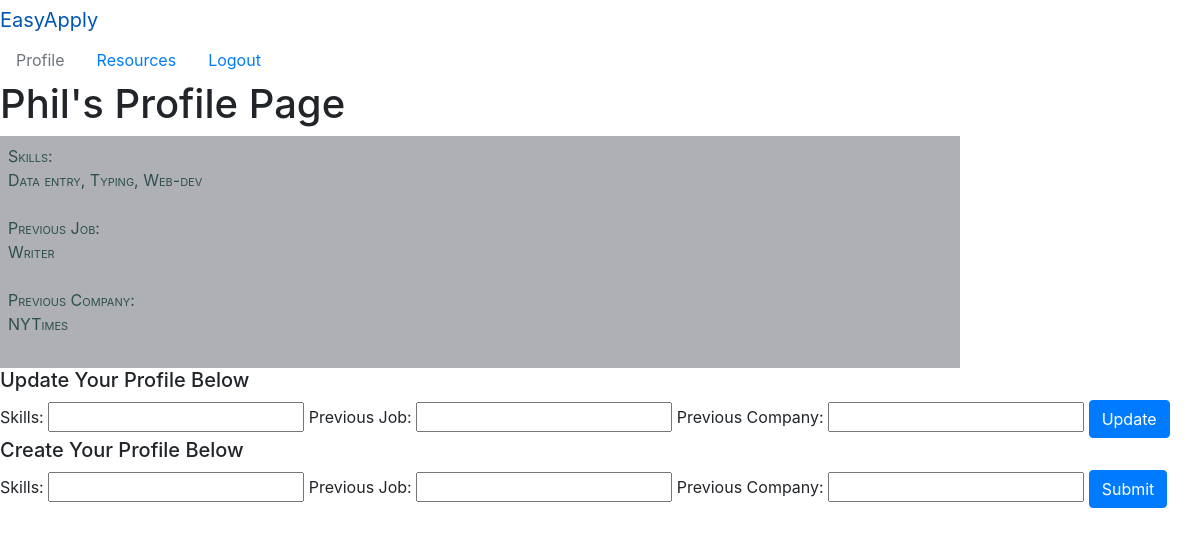
The page /profile/4 (signed in) on the database its author committed.
### applicants/models.py (models this page shows)
class Applicant(models.Model):
    first_name = models.CharField(max_length=45)
    last_name = models.CharField(max_length=45)
    email = models.CharField(max_length=150)
    password = models.CharField(max_length=150)
    created_at = models.DateTimeField(auto_now_add=True)
    updated_at = models.DateTimeField(auto_now=True)
    objects = ApplicantManager()

class Profile(models.Model):
    applicant = models.ForeignKey(Applicant, related_name="user_profile", on_delete=models.CASCADE)
    skills = models.CharField(max_length=250)
    prev_job = models.CharField(max_length=50)
    prev_company = models.CharField(max_length=50)

### applicants/views.py (the view)
# urls.py: path('profile/<int:applicantid>', views.profile),
def profile(request, applicantid):
    if 'userid' in request.session:
        context = {
            'applicant': Applicant.objects.get(id=applicantid),
            'all_profiles': Profile.objects.all()
        }
        return render(request, 'profile.html', context)

### applicants/templates/profile.html (shortened to what this page needs)
<!DOCTYPE html>
<html lang="en">
<head>
    {% load static %}
    <link rel="stylesheet" href="{% static 'css/style.css' %}">
    <link rel="stylesheet" href="https://maxcdn.bootstrapcdn.com/bootstrap/4.0.0/css/bootstrap.min.css">
</head>
<body>
  <nav>
    <div class="nav-styling">
      <div class="navbar-header">
        <a class="navbar-brand" href="/jobs">EasyApply</a>
      </div>
      <ul class="nav">
        <li class="nav-item"><a class="nav-link disabled" href="/profile/{{applicant.id}}">Profile</a></li>
        <li class="nav-item"><a class="nav-link" href="/resources">Resources</a></li>
        <li class="nav-item"><a class="nav-link" href="/logout">Logout</a></li>
      </ul>
    </div>
  </nav>
    <h1>{{applicant.first_name}}'s Profile Page</h1>
    <div>
      {% for profile in all_profiles %}
      {% if profile.applicant.id == applicant.id %}
        <div class="user-profile">
          <label>Skills:<p>{{profile.skills}}</p></label>
          <label>Previous Job:<p>{{profile.prev_job}}</p></label>
          <label>Previous Company:<p>{{profile.prev_company}}</p></label>
        </div>
      {% endif %}
      {% endfor %}
      {% if applicant.user_profile != NULL %}
          <h5>Update Your Profile Below</h5>
          <form action="/profile/{{applicant.id}}/update" method="POST">
            <label for="type">Skills:</label>
            <input type="text" name="skills">
            <label for="type">Previous Job:</label>
            <input type="text" name="prev_job">
            <label for="type">Previous Company:</label>
            <input type="text" name="prev_company">
            <button class="btn btn-primary" type="submit">Update</button>
          </form>
    </div>
      <div class="subhead">
        <h5>Create Your Profile Below</h5>
        <form action="/profile/{{applicant.id}}/edit" method="POST"">
          <label for="type">Skills:</label>
          <input type="text" name="skills">
          <label for="type">Previous Job:</label>
          <input type="text" name="prev_job">
          <label for="type">Previous Company:</label>
          <input type="text" name="prev_company">
          <button class="btn btn-primary" type="submit">Submit</button>
        </form>
      </div>
      {% endif %}
</body>
</html>

### applicants/static/css/style.css (style rules this page uses)
.user-profile { display: flex; flex-direction: column; justify-content: left; background-color: rgb(174, 176, 179); color: darkslategray; font-variant: small-caps; width: 80%; padding: 8px; }

### rows shown on the page
Applicant: first_name "Phil"
Profile: skills "Data entry, Typing, Web-dev", prev_job "Writer", prev_company "NYTimes"
